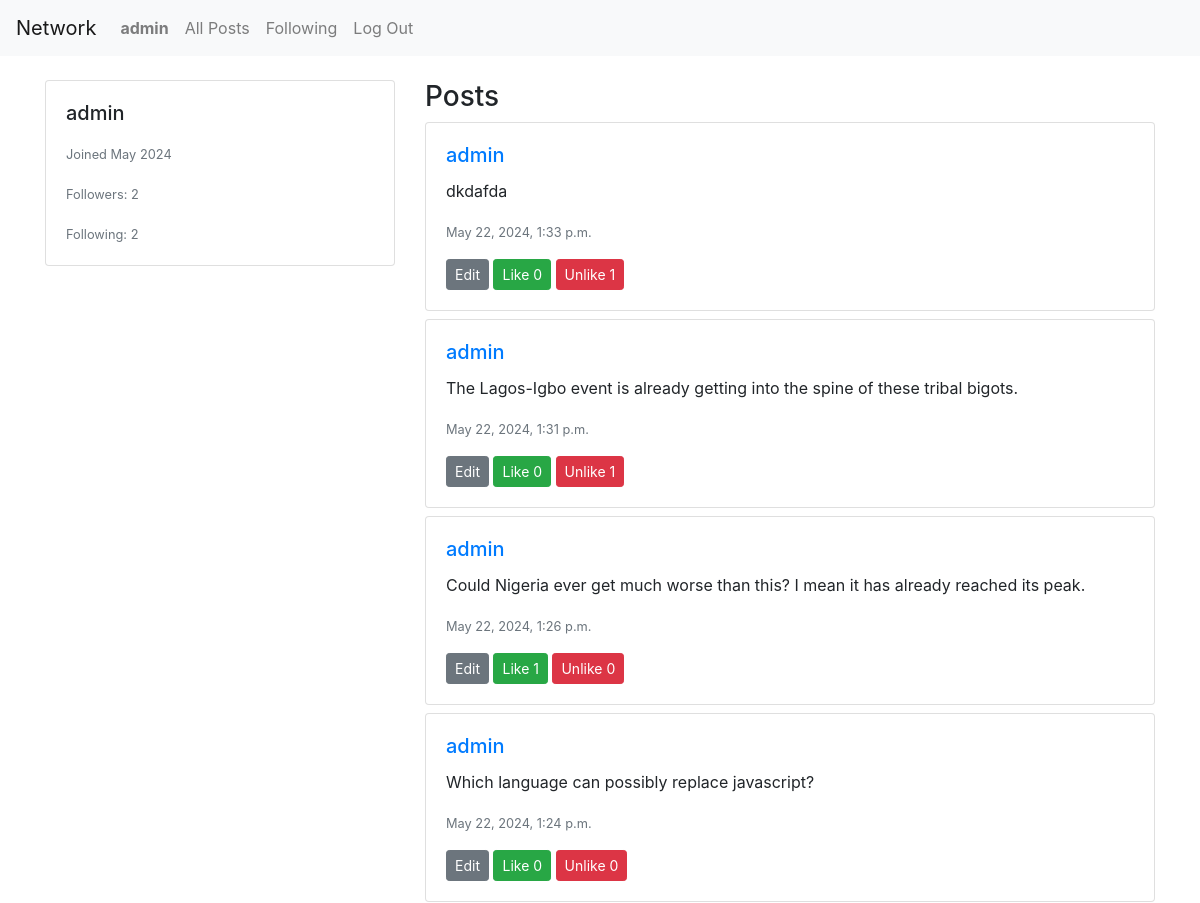
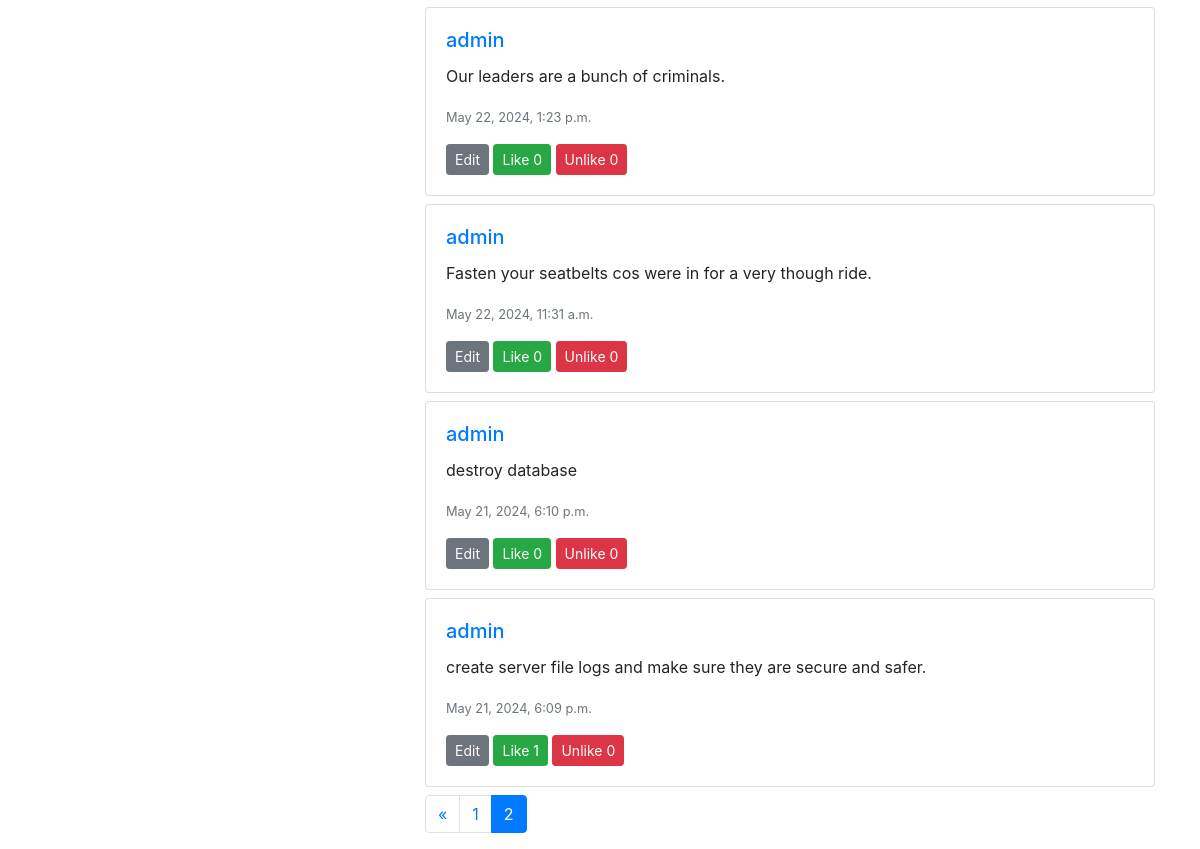
Screenshot of /profile/admin?page=2 (signed in) with the database file from the repository (2 pictures, top to bottom).
### network/models.py (models this page shows, shortened)
class User(AbstractUser):
    pass

class UserProfile(models.Model):
    user = models.OneToOneField(User, on_delete=models.CASCADE)
    bio = models.TextField(max_length=500, blank=True)
    location = models.CharField(max_length=30, blank=True)
    birth_date = models.DateField(null=True, blank=True)
    profile_image = models.ImageField(upload_to='profile_images', null=True, blank=True)
    followers = models.ManyToManyField(User, related_name='follower', blank=True)
    followings= models.ManyToManyField(User, related_name='following', blank=True)

class Post(models.Model):
    poster = models.ForeignKey(User, on_delete=models.CASCADE)
    post = models.TextField(null=True, blank=True)
    likes = models.ManyToManyField(User, related_name='liked_posts', blank=True)
    unlikes = models.ManyToManyField(User, related_name='unliked_posts', blank=True)
    timestamp = models.DateTimeField(auto_now_add=True, null=True)

### network/views.py (the view)
# urls.py: path('profile/<str:username>', views.profile, name='profile'),
@login_required
def profile(request, username):
    user = get_object_or_404(User, username=username)
    user_profile = get_object_or_404(UserProfile, user=user)
    profile, created = UserProfile.objects.get_or_create(user=user)
    posts = Post.objects.filter(poster=user).order_by('-timestamp')
    paginator = Paginator(posts, 10)  # Show 10 posts per page
    page_number = request.GET.get('page')
    page_obj = paginator.get_page(page_number)
    is_following = profile.followers.filter(id=request.user.id).exists()
    context = {
        'profile': profile,
        'posts': page_obj,  # Pass the paginated posts
        'is_following': is_following,
        'follower_count': profile.followers.count(),
        'following_count': user_profile.followings.count(),
        'user_id': user.id,  # Add the user ID to the context
        'page_obj': page_obj  # Add the page object to the context
    }
    return render(request, 'network/profile.html', context)

### network/templates/network/profile.html (shortened to what this page needs)
{% extends "network/layout.html" %}
{% load static %}
{% block body %}
<div class="container mt-4">
    <div class="row">
        <div class="col-md-4">
            <div class="card">
                <div class="card-body">
                    <h5 class="card-title">{{ profile.user.username }}</h5>
                    <p class="card-text"><small class="text-muted">Joined {{ profile.user.date_joined|date:"F Y" }}</small></p>
                    <p class="card-text"><small class="text-muted">Followers: <span id="follower-count">{{ follower_count }}</span></small></p>
                    <p class="card-text"><small class="text-muted">Following: <span id="following-count">{{ following_count }}</span></small></p>
                </div>
            </div>
        </div>
        <div class="col-md-8">
            <h3>Posts</h3>
            <div id="all-posts">
                {% for post in posts %}
                <div class="card mb-2" data-post-id="{{ post.id }}">
                    <div class="card-body">
                        <a href="/profile/{{ post.poster.username }}">
                            <h5 class="card-title">{{ post.poster.username }}</h5>
                        </a>
                        <p class="card-text">{{ post.post }}</p>
                        <p class="card-text"><small class="text-muted">{{ post.timestamp }}</small></p>
                        <button class="btn btn-secondary btn-sm edit-btn">Edit</button>
                        <button class="btn btn-success btn-sm like-btn">Like <span class="like-count">{{ post.likes.count }}</span></button>
                        <button class="btn btn-danger btn-sm unlike-btn">Unlike <span class="unlike-count">{{ post.unlikes.count }}</span></button>
                    </div>
                </div>
                {% endfor %}
            </div>
            <nav aria-label="Page navigation">
                <ul class="pagination">
                    {% if posts.has_previous %}
                    <li class="page-item">
                        <a class="page-link" href="?page={{ posts.previous_page_number }}" aria-label="Previous">
                            <span aria-hidden="true">&laquo;</span>
                        </a>
                    </li>
                    {% endif %}
                    {% for num in posts.paginator.page_range %}
                    <li class="page-item {% if posts.number == num %}active{% endif %}">
                        <a class="page-link" href="?page={{ num }}">{{ num }}</a>
                    </li>
                    {% endfor %}
                </ul>
            </nav>
        </div>
    </div>
</div>
{% endblock %}

### network/templates/network/layout.html (shortened to what this page needs)
{% load static %}
<!DOCTYPE html>
<html lang="en">
<head>
    <link rel="stylesheet" href="https://stackpath.bootstrapcdn.com/bootstrap/4.4.1/css/bootstrap.min.css">
    <link href="{% static 'network/styles.css' %}" rel="stylesheet">
</head>
<body>
    <nav class="navbar navbar-expand-lg navbar-light bg-light">
        <a class="navbar-brand" href="/">Network</a>
        <div>
            <ul class="navbar-nav mr-auto">
                {% if user.is_authenticated %}
                    <li class="nav-item">
                        <a class="nav-link" href="/profile/{{ user.username }}"><strong>{{ user.username }}</strong></a>
                    </li>
                {% endif %}
                <li class="nav-item">
                    <a class="nav-link" href="{% url 'index' %}">All Posts</a>
                </li>
                {% if user.is_authenticated %}
                    <li class="nav-item">
                        <a class="nav-link" href="/" id="following-link">Following</a>
                    </li>
                    <li class="nav-item">
                        <a class="nav-link" href="{% url 'logout' %}">Log Out</a>
                    </li>
                {% endif %}
            </ul>
        </div>
    </nav>
    <div class="body">
        {% block body %}{% endblock %}
    </div>
</body>
</html>

### rows the page displays
User: username "admin"
UserProfile: user.username "admin", user.date_joined "May 2024"
Post: poster.username "admin", post "dkdafda", timestamp "May 22, 2024, 1:33 p.m.", likes.count "0", unlikes.count "1"
Post: poster.username "admin", post "The Lagos-Igbo event is already getting into the spine of these tribal bigots.", timestamp "May 22, 2024, 1:31 p.m.", likes.count "0", unlikes.count "1"
Post: poster.username "admin", post "Could Nigeria ever get much worse than this? I mean it has already reached its peak.", timestamp "May 22, 2024, 1:26 p.m.", likes.count "1", unlikes.count "0"
Post: poster.username "admin", post "Which language can possibly replace javascript?", timestamp "May 22, 2024, 1:24 p.m.", likes.count "0", unlikes.count "0"
Post: poster.username "admin", post "Our leaders are a bunch of criminals.", timestamp "May 22, 2024, 1:23 p.m.", likes.count "0", unlikes.count "0"
Post: poster.username "admin", post "Fasten your seatbelts cos were in for a very though ride.", timestamp "May 22, 2024, 11:31 a.m.", likes.count "0", unlikes.count "0"
Post: poster.username "admin", post "destroy database", timestamp "May 21, 2024, 6:10 p.m.", likes.count "0", unlikes.count "0"
Post: poster.username "admin", post "create server file logs and make sure they are secure and safer.", timestamp "May 21, 2024, 6:09 p.m.", likes.count "1", unlikes.count "0"

### other values shown
{{ follower_count }} "2"
{{ following_count }} "2"
{{ num }} "1" "2"
